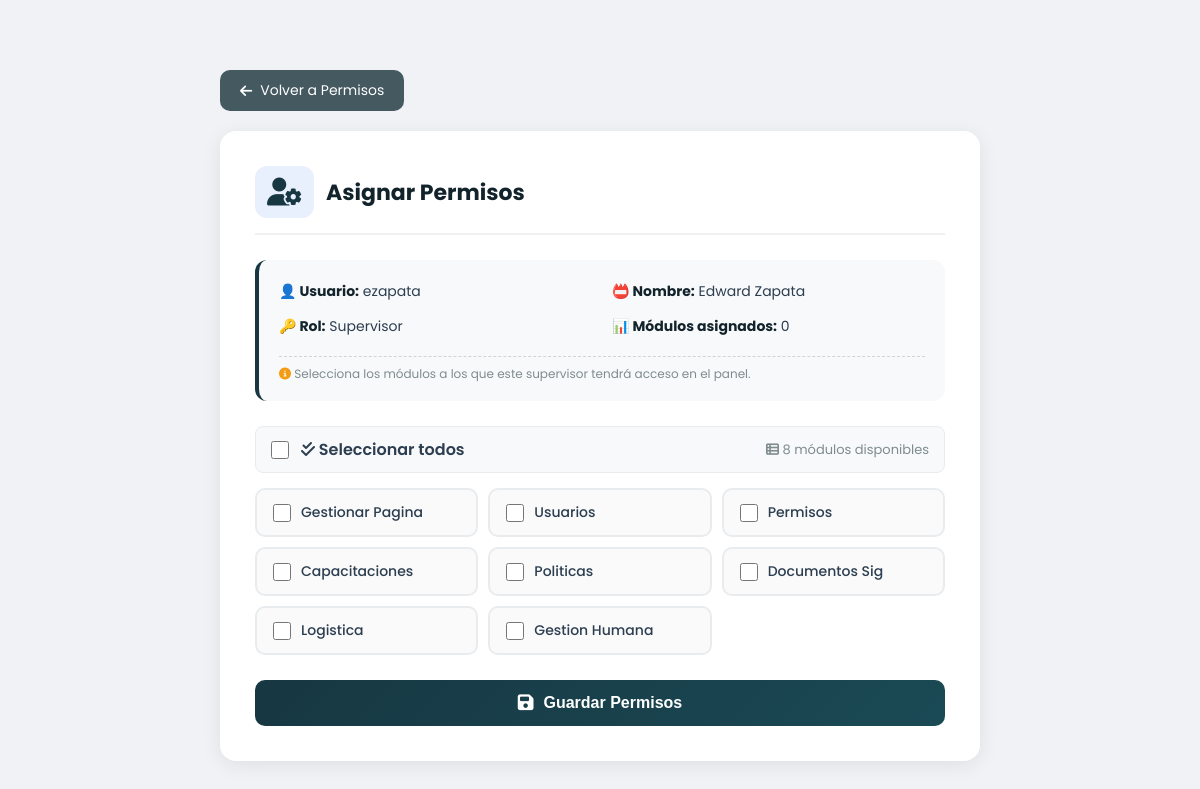
The page /admin/permisos/asignar.php?id=3 (signed in) on the database its author committed.
### tables this page shows
CREATE TABLE `usuarios` (
  `id` int NOT NULL AUTO_INCREMENT,
  `nombre_completo` varchar(150) NOT NULL,
  `usuario` varchar(50) NOT NULL,
  `email` varchar(100) DEFAULT NULL,
  `telefono` varchar(20) DEFAULT NULL COMMENT 'Número de celular',
  `perfil_usuario` varchar(100) DEFAULT NULL COMMENT 'Perfil del usuario (Ej: Asesor)',
  `cargo` varchar(100) DEFAULT NULL COMMENT 'Cargo del usuario (Ej: Asesor comercial)',
  `sede` varchar(100) DEFAULT NULL COMMENT 'Sede donde trabaja (Ej: Manizales)',
  `password` varchar(255) NOT NULL,
  `rol_id` int DEFAULT '3' COMMENT '1=admin, 2=supervisor, 3=usuario',
  `activo` tinyint DEFAULT '1',
  `fecha_registro` datetime DEFAULT CURRENT_TIMESTAMP,
  `ultimo_acceso` datetime DEFAULT NULL,
  PRIMARY KEY (`id`),
  UNIQUE KEY `usuario` (`usuario`),
  KEY `rol_id` (`rol_id`),
  CONSTRAINT `usuarios_ibfk_1` FOREIGN KEY (`rol_id`) REFERENCES `roles` (`id`) ON DELETE SET NULL
);

CREATE TABLE `roles` (
  `id` int NOT NULL AUTO_INCREMENT,
  `nombre` varchar(50) NOT NULL,
  `descripcion` varchar(255) DEFAULT NULL,
  `activo` tinyint DEFAULT '1',
  `fecha_creacion` datetime DEFAULT CURRENT_TIMESTAMP,
  PRIMARY KEY (`id`),
  UNIQUE KEY `nombre` (`nombre`)
);

CREATE TABLE `modulos` (
  `id` int NOT NULL AUTO_INCREMENT,
  `nombre` varchar(50) NOT NULL COMMENT 'Nombre que aparece en el menú',
  `ruta` varchar(100) NOT NULL COMMENT 'URL del módulo',
  `activo` tinyint DEFAULT '1' COMMENT '1=visible, 0=oculto',
  `fecha_creacion` datetime DEFAULT CURRENT_TIMESTAMP,
  PRIMARY KEY (`id`),
  UNIQUE KEY `nombre` (`nombre`)
);

### admin/permisos/asignar.php (the view, shortened to what this page needs)
<?php
require_once '../../includes/auth_check.php';
$id_usuario = $_GET['id'] ?? 0;
$stmt = $pdo->prepare("SELECT u.*, r.nombre as rol_nombre
                        FROM usuarios u
                        LEFT JOIN roles r ON u.rol_id = r.id
                        WHERE u.id = ?");
$stmt->execute([$id_usuario]);
$usuario = $stmt->fetch(PDO::FETCH_ASSOC);
$modulos = $pdo->query("SELECT * FROM modulos WHERE activo = 1 ORDER BY id")->fetchAll(PDO::FETCH_ASSOC);
$stmt_permisos = $pdo->prepare("SELECT modulo_id FROM permisos_usuarios WHERE usuario_id = ?");
$stmt_permisos->execute([$id_usuario]);
$permisos_actuales = $stmt_permisos->fetchAll(PDO::FETCH_COLUMN);
$modulos_asignados = array_flip($permisos_actuales);
?>
<!DOCTYPE html>
<html lang="es">
<head>
    <link rel="stylesheet" href="https://cdnjs.cloudflare.com/ajax/libs/font-awesome/6.5.1/css/all.min.css">
</head>
<body>
    <div class="container">
        <a href="index.php" class="btn-volver">
            <i class="fas fa-arrow-left"></i> Volver a Permisos
        </a>
        <div class="card">
            <div class="card-header">
                <i class="fas fa-user-cog"></i>
                <h2>Asignar Permisos</h2>
            </div>
            <div class="user-info">
                <div class="user-info-grid">
                    <p><strong>👤 Usuario:</strong> <?php echo htmlspecialchars($usuario['usuario']); ?></p>
                    <p><strong>📛 Nombre:</strong> <?php echo htmlspecialchars($usuario['nombre_completo']); ?></p>
                    <p><strong>🔑 Rol:</strong> <?php echo htmlspecialchars($usuario['rol_nombre'] ?? 'Sin rol'); ?></p>
                    <p><strong>📊 Módulos asignados:</strong> <?php echo count($permisos_actuales); ?></p>
                    <div class="info-note">
                        <i class="fas fa-info-circle"></i>
                        Selecciona los módulos a los que este supervisor tendrá acceso en el panel.
                    </div>
                </div>
            </div>
            <?php if (empty($modulos)): ?>
                <div class="empty-modulos">
                    <i class="fas fa-folder-open"></i>
                    <p>No hay módulos disponibles en el sistema.</p>
                    <p style="font-size: 13px; color: #bdc3c7;">Contacta al administrador para crear módulos.</p>
                </div>
            <?php else: ?>
                <form method="POST" action="">
                    <div class="select-all">
                        <input type="checkbox" id="seleccionar_todos"
                               <?php echo count($permisos_actuales) == count($modulos) ? 'checked' : ''; ?>>
                        <label for="seleccionar_todos">
                            <i class="fas fa-check-double"></i> Seleccionar todos
                        </label>
                        <span class="total-modulos">
                            <i class="fas fa-th-list"></i> <?php echo count($modulos); ?> módulos disponibles
                        </span>
                    </div>
                    <div class="modulos-grid">
                        <?php foreach ($modulos as $modulo): ?>
                            <?php $checked = isset($modulos_asignados[$modulo['id']]); ?>
                            <div class="modulo-item <?php echo $checked ? 'checked' : ''; ?>">
                                <input type="checkbox"
                                       name="modulos[]"
                                       value="<?php echo $modulo['id']; ?>"
                                       id="modulo_<?php echo $modulo['id']; ?>"
                                       <?php echo $checked ? 'checked' : ''; ?>
                                       onchange="this.parentElement.classList.toggle('checked')">
                                <label for="modulo_<?php echo $modulo['id']; ?>">
                                    <?php echo htmlspecialchars(ucfirst($modulo['nombre'])); ?>
                                </label>
                            </div>
                        <?php endforeach; ?>
                    </div>
                    <button type="submit" class="btn-guardar">
                        <i class="fas fa-save"></i> Guardar Permisos
                    </button>
                </form>
            <?php endif; ?>
        </div>
    </div>
</body>
</html>

### admin/permisos/asignar.php (style rules this page uses)
* { margin: 0; padding: 0; box-sizing: border-box; }
body { font-family: 'Poppins', sans-serif; background: #f0f2f5; color: #2c3e50; }
.container { max-width: 800px; margin: 50px auto; padding: 20px; }
.card { background: white; border-radius: 16px; padding: 35px; box-shadow: 0 4px 20px rgba(0,0,0,0.08); }
.card-header { display: flex; align-items: center; gap: 12px; margin-bottom: 25px; padding-bottom: 15px; border-bottom: 2px solid #f0f0f0; }
.card-header i { font-size: 28px; color: #173742; background: #e8f0fe; padding: 12px; border-radius: 12px; }
.card-header h2 { font-size: 22px; color: #12232b; }
.user-info { background: #f8f9fa; padding: 18px 20px; border-radius: 12px; margin-bottom: 25px; border-left: 4px solid #173742; }
.user-info-grid { display: grid; grid-template-columns: 1fr 1fr; gap: 8px 20px; }
.user-info-grid p { margin: 3px 0; font-size: 14px; }
.user-info-grid strong { color: #12232b; }
.user-info .info-note { grid-column: 1 / -1; margin-top: 8px; padding-top: 8px; border-top: 1px dashed #d3d3d3; color: #7f8c8d; font-size: 12px; }
.user-info .info-note i { color: #f39c12; }
.select-all { margin-bottom: 15px; padding: 10px 15px; background: #f8f9fa; border-radius: 8px; display: flex; align-items: center; gap: 12px; border: 1px solid #e9ecef; }
.select-all input[type="checkbox"] { width: 18px; height: 18px; accent-color: #173742; cursor: pointer; }
.select-all label { font-weight: 600; color: #2c3e50; cursor: pointer; }
.select-all .total-modulos { margin-left: auto; color: #7f8c8d; font-size: 13px; }
.modulos-grid { display: grid; grid-template-columns: repeat(auto-fill, minmax(200px, 1fr)); gap: 10px; margin-bottom: 25px; }
.modulo-item { display: flex; align-items: center; gap: 10px; padding: 12px 16px; background: #fafafa; border-radius: 10px; border: 2px solid #e9ecef; transition: all 0.3s ease; cursor: pointer; }
.modulo-item input[type="checkbox"] { width: 18px; height: 18px; cursor: pointer; accent-color: #173742; flex-shrink: 0; }
.modulo-item label { cursor: pointer; font-weight: 500; font-size: 14px; color: #2c3e50; }
.btn-guardar { background: linear-gradient(135deg, #173742, #1a4a55); color: white; border: none; padding: 14px 25px; border-radius: 10px; cursor: pointer; font-weight: 600; width: 100%; transition: all 0.3s ease; display: flex; align-items: center; justify-content: center; gap: 10px; font-size: 16px; }
.btn-guardar i { font-size: 18px; }
.btn-volver { background: #445960; color: white; padding: 10px 20px; text-decoration: none; border-radius: 10px; display: inline-flex; align-items: center; gap: 8px; margin-bottom: 20px; transition: all 0.3s ease; font-size: 14px; }
.btn-volver i { font-size: 14px; }

### rows shown on the page
usuarios: usuario "ezapata", nombre_completo "Edward Zapata", rol.nombre "Supervisor"
modulos: nombre "Gestionar Pagina"
modulos: nombre "Usuarios"
modulos: nombre "Permisos"
modulos: nombre "Capacitaciones"
modulos: nombre "Politicas"
modulos: nombre "Documentos Sig"
modulos: nombre "Logistica"
modulos: nombre "Gestion Humana"

### other values the page prints
count($permisos_actuales) "0"
count($modulos) "8"
